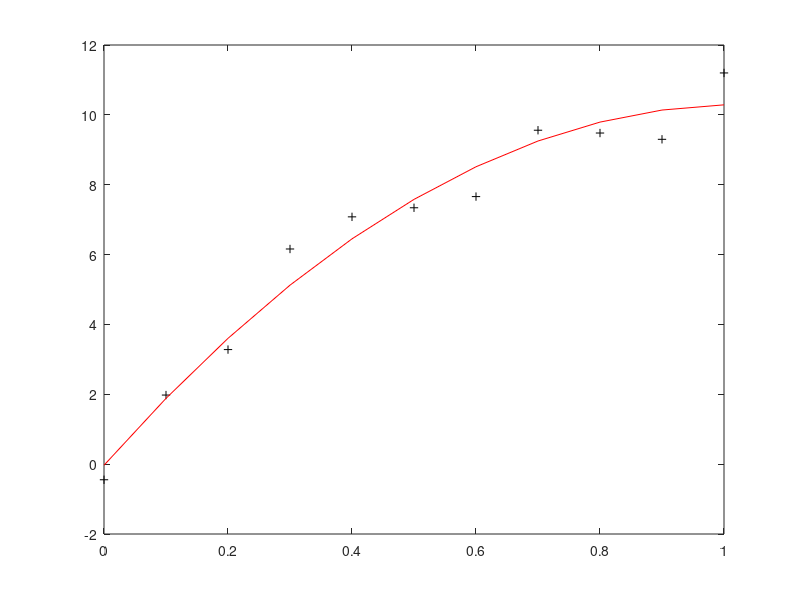

The MATLAB source for this figure:
x = 0:0.1:1;
y = [-0.447 1.978 3.28 6.16 7.08 7.34 7.66 9.56 9.48 9.30 11.2];
A = polyfit(x,y,2);
z = polyval(A,x);
z
plot(x,y,'k+',x,z,'r')